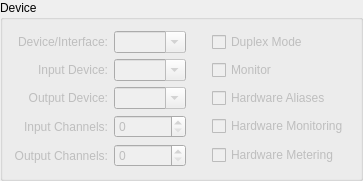
        <widget class="QGroupBox" name="group_driver_device">
         <property name="title">
          <string>Device</string>
         </property>
         <layout class="QGridLayout" name="gridLayout_3">
          <item row="0" column="0">
           <widget class="QLabel" name="obj_driver_device_label">
            <property name="enabled">
             <bool>false</bool>
            </property>
            <property name="toolTip">
             <string>Hardware device/interface name to use</string>
            </property>
            <property name="text">
             <string>Device/Interface:</string>
            </property>
            <property name="alignment">
             <set>Qt::AlignRight|Qt::AlignTrailing|Qt::AlignVCenter</set>
            </property>
           </widget>
          </item>
          <item row="0" column="1">
           <widget class="QComboBox" name="obj_driver_device">
            <property name="enabled">
             <bool>false</bool>
            </property>
            <property name="toolTip">
             <string>Hardware device/interface name to use</string>
            </property>
            <property name="editable">
             <bool>true</bool>
            </property>
           </widget>
          </item>
          <item row="0" column="3">
           <widget class="QCheckBox" name="obj_driver_duplex">
            <property name="enabled">
             <bool>false</bool>
            </property>
            <property name="toolTip">
             <string>Provide both capture and playback ports</string>
            </property>
            <property name="text">
             <string>Duplex Mode</string>
            </property>
           </widget>
          </item>
          <item row="1" column="0">
           <widget class="QLabel" name="obj_driver_capture_label">
            <property name="enabled">
             <bool>false</bool>
            </property>
            <property name="toolTip">
             <string>Whether to provide input/capture ports.
On ALSA you can here set an alternate device for capture</string>
            </property>
            <property name="text">
             <string>Input Device:</string>
            </property>
            <property name="alignment">
             <set>Qt::AlignRight|Qt::AlignTrailing|Qt::AlignVCenter</set>
            </property>
           </widget>
          </item>
          <item row="1" column="1">
           <widget class="QComboBox" name="obj_driver_capture">
            <property name="enabled">
             <bool>false</bool>
            </property>
            <property name="toolTip">
             <string>Whether to provide input/capture ports.
On ALSA you can here set an alternate device for capture</string>
            </property>
            <property name="editable">
             <bool>true</bool>
            </property>
           </widget>
          </item>
          <item row="2" column="0">
           <widget class="QLabel" name="obj_driver_playback_label">
            <property name="enabled">
             <bool>false</bool>
            </property>
            <property name="toolTip">
             <string>Whether to provide output/playback ports.
On ALSA you can here set an alternate device for playback</string>
            </property>
            <property name="text">
             <string>Output Device:</string>
            </property>
            <property name="alignment">
             <set>Qt::AlignRight|Qt::AlignTrailing|Qt::AlignVCenter</set>
            </property>
           </widget>
          </item>
          <item row="2" column="1">
           <widget class="QComboBox" name="obj_driver_playback">
            <property name="enabled">
             <bool>false</bool>
            </property>
            <property name="toolTip">
             <string>Whether to provide output/playback ports.
On ALSA you can here set an alternate device for playback</string>
            </property>
            <property name="editable">
             <bool>true</bool>
            </property>
           </widget>
          </item>
          <item row="1" column="3">
           <widget class="QCheckBox" name="obj_driver_monitor">
            <property name="enabled">
             <bool>false</bool>
            </property>
            <property name="toolTip">
             <string>Provide output monitor ports</string>
            </property>
            <property name="text">
             <string>Monitor</string>
            </property>
           </widget>
          </item>
          <item row="3" column="0">
           <widget class="QLabel" name="obj_driver_inchannels_label">
            <property name="enabled">
             <bool>false</bool>
            </property>
            <property name="toolTip">
             <string>Number of capture channels (defaults to hardware max)</string>
            </property>
            <property name="text">
             <string>Input Channels:</string>
            </property>
            <property name="alignment">
             <set>Qt::AlignRight|Qt::AlignTrailing|Qt::AlignVCenter</set>
            </property>
           </widget>
          </item>
          <item row="3" column="1">
           <widget class="QSpinBox" name="obj_driver_inchannels">
            <property name="enabled">
             <bool>false</bool>
            </property>
            <property name="toolTip">
             <string>Number of capture channels (defaults to hardware max)</string>
            </property>
           </widget>
          </item>
          <item row="4" column="0">
           <widget class="QLabel" name="obj_driver_outchannels_label">
            <property name="enabled">
             <bool>false</bool>
            </property>
            <property name="toolTip">
             <string>Number of playback channels (defaults to hardware max)</string>
            </property>
            <property name="text">
             <string>Output Channels:</string>
            </property>
            <property name="alignment">
             <set>Qt::AlignRight|Qt::AlignTrailing|Qt::AlignVCenter</set>
            </property>
           </widget>
          </item>
          <item row="4" column="1">
           <widget class="QSpinBox" name="obj_driver_outchannels">
            <property name="enabled">
             <bool>false</bool>
            </property>
            <property name="toolTip">
             <string>Number of playback channels (defaults to hardware max)</string>
            </property>
           </widget>
          </item>
          <item row="0" column="2">
           <spacer name="horizontalSpacer">
            <property name="orientation">
             <enum>Qt::Horizontal</enum>
            </property>
            <property name="sizeType">
             <enum>QSizePolicy::Fixed</enum>
            </property>
            <property name="sizeHint" stdset="0">
             <size>
              <width>20</width>
              <height>20</height>
             </size>
            </property>
           </spacer>
          </item>
          <item row="4" column="3">
           <widget class="QCheckBox" name="obj_driver_hwmeter">
            <property name="enabled">
             <bool>false</bool>
            </property>
            <property name="toolTip">
             <string>Enable hardware metering on cards that support it</string>
            </property>
            <property name="text">
             <string>Hardware Metering</string>
            </property>
           </widget>
          </item>
          <item row="3" column="3">
           <widget class="QCheckBox" name="obj_driver_hwmon">
            <property name="enabled">
             <bool>false</bool>
            </property>
            <property name="toolTip">
             <string>Enable hardware monitoring of capture ports</string>
            </property>
            <property name="text">
             <string>Hardware Monitoring</string>
            </property>
           </widget>
          </item>
          <item row="2" column="3">
           <widget class="QCheckBox" name="obj_driver_hw_alias">
            <property name="enabled">
             <bool>false</bool>
            </property>
            <property name="toolTip">
             <string>Use hardware device name for alias instead of alsa_pcm</string>
            </property>
            <property name="text">
             <string>Hardware Aliases</string>
            </property>
           </widget>
          </item>
         </layout>
        </widget>
